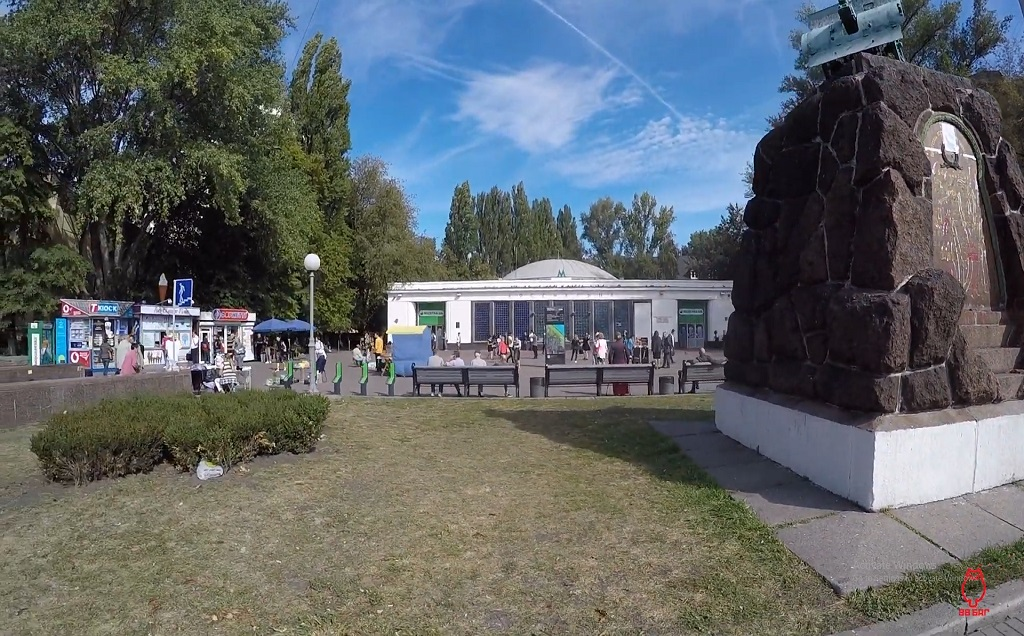
#> input picture object detection/teste.jpg, 1024 x 636 px, given in place of teste.avi, which was not available
$ python 'Detection move.py'
#> lines starting #> are read from the running program, lines starting #| are printed output that depends on the picture; pictures that were not available may be replaced by others from this repository, and a replacement may not be noted
import cv2

# A váriavel que vai receber o frame estático
static_background = None

# 'cv2.VideoCapture' abre o vídeo
video = cv2.VideoCapture("teste.avi")

# Loop infinito
while True:
	# ret é uma variável booleana que retorna verdadeiro se o quadro estiver disponível.
    # frame é um vetor de matriz de imagens capturado com base nos quadros por segundo padrão definidos explícita ou implicitamente, referencia.
    # 'video.read()' retorna o próximo frame do vídeo.
	ret, frame = video.read()
#> frame is the input picture: shape (636, 1024, 3); mean B, G, R 103.4, 100.9, 95.7

	# Finaliza o código quando o vídeo terminar
	if not ret:
		break

	# Faz a conversão de BGR para GRAY.
	gray = cv2.cvtColor(frame, cv2.COLOR_BGR2GRAY)
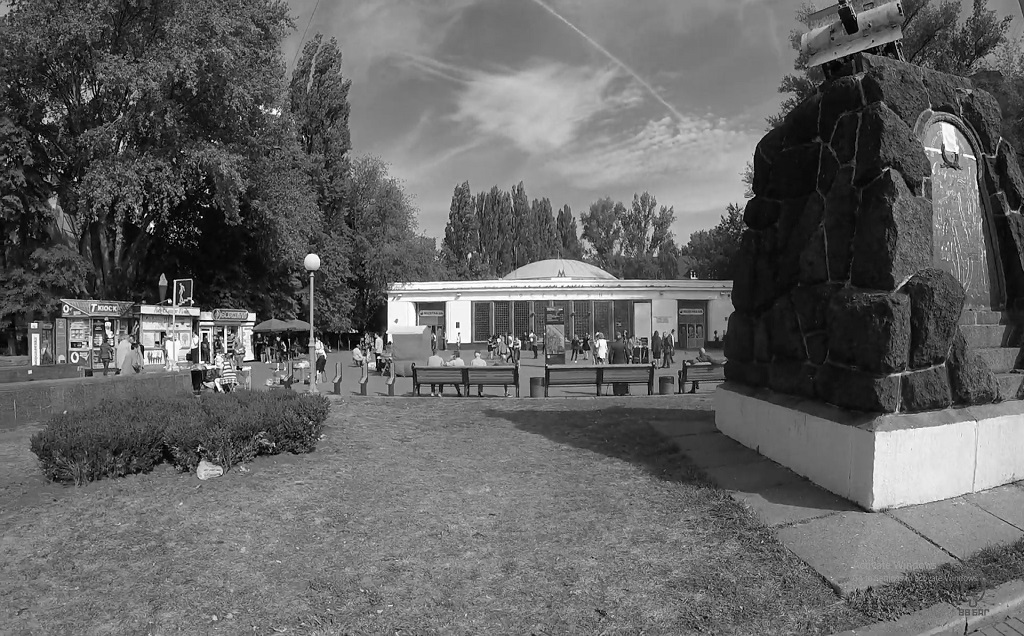
#> gray: shape (636, 1024); min 0, max 255, mean 99.6

	# Faz a suavização para reduzir os ruidos
	gray = cv2.GaussianBlur(gray, (21, 21), 0)
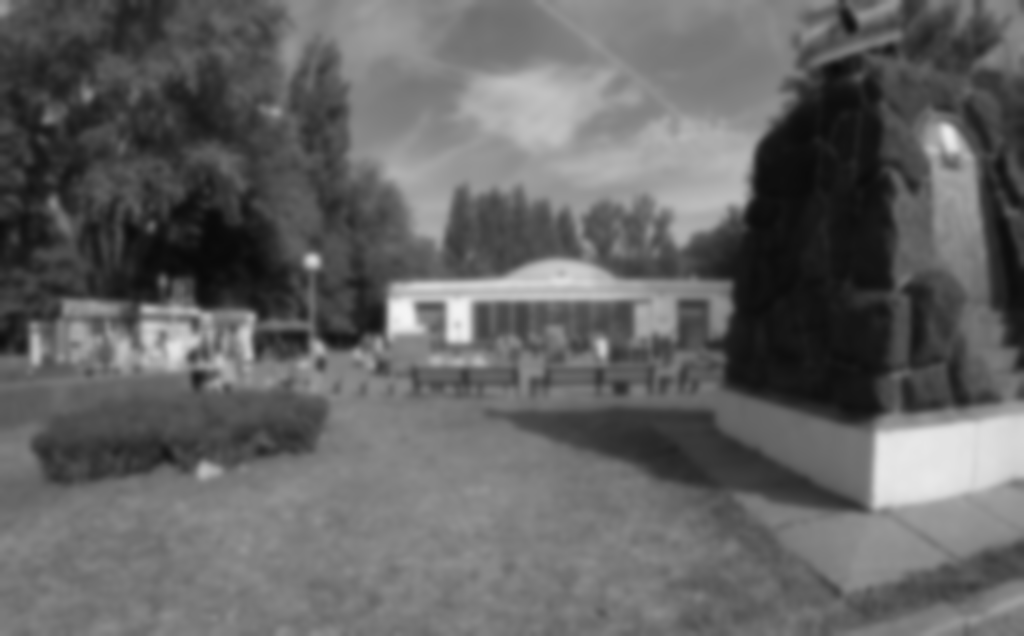
#> gray: shape (636, 1024); min 9, max 245, mean 99.6

	# Altara o fundo para o primeiro frame do vídeo
	if static_background is None:
		static_background = gray
		continue

	# Faz o calulo da diferença entre a imagem estatica e o atual frame
	diff_frame = cv2.absdiff(static_background, gray)

	# Aplicar threshold caso o quadro atual for maior que 30, ele mostrará a cor branca
	thresh_frame = cv2.threshold(diff_frame, 30, 255, cv2.THRESH_BINARY)[1]

	# Aumenta o thereshold para cobrir os pontos pretos
	thresh_frame = cv2.dilate(thresh_frame, None, iterations = 2)

	# Encontra os contornos do objeto
	cnts,_ = cv2.findContours(thresh_frame.copy(), cv2.RETR_EXTERNAL, cv2.CHAIN_APPROX_SIMPLE)

	for contour in cnts:
		# Filtra os contornos
		if cv2.contourArea(contour) < 10000:
			continue

		# Posições
		(x, y, w, h) = cv2.boundingRect(contour)

		# Desenha um retângulo em volta do objeto
		cv2.rectangle(frame, (x, y), (x + w, y + h), (0, 255, 0), 3)


	# Mostra a imagem em preto e branco
	cv2.imshow("Threshold Frame", thresh_frame)

	# Mostra a imagem com os cotornos
	cv2.imshow("Color Frame", frame)

	if cv2.waitKey(1) == ord('q'):
		break


video.release()
cv2.destroyAllWindows()

$ run again, on object detection/2021-05-16(3).jpg
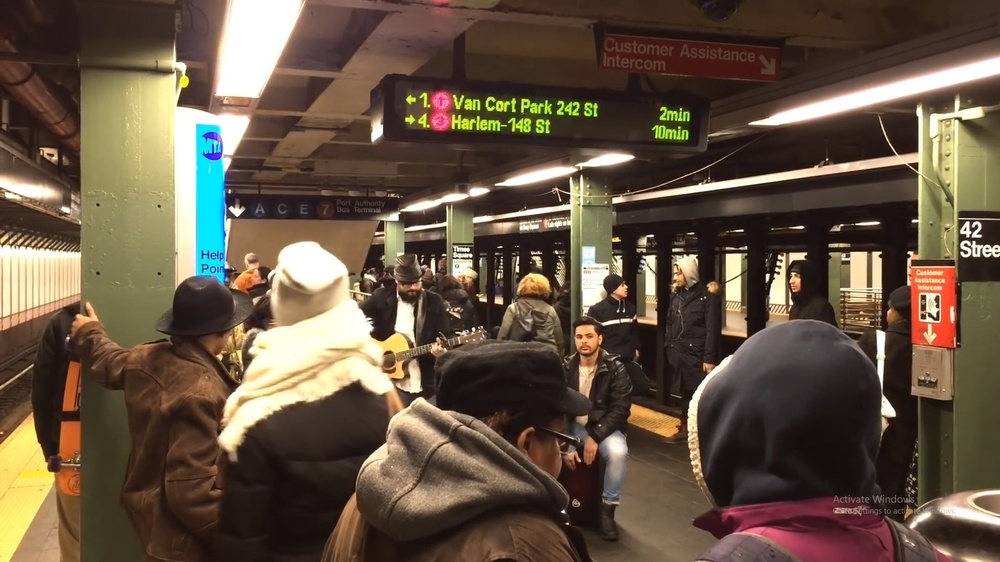
#> input picture object detection/2021-05-16(3).jpg, 1000 x 562 px, shrunk from 1920 x 1079 before the run, given in place of teste.avi, which was not available
#> frame is the input picture: shape (562, 1000, 3); mean B, G, R 67.1, 84.1, 100.9
#> `gray = cv2.cvtColor(frame, cv2.COLOR_BGR2GRAY)`:
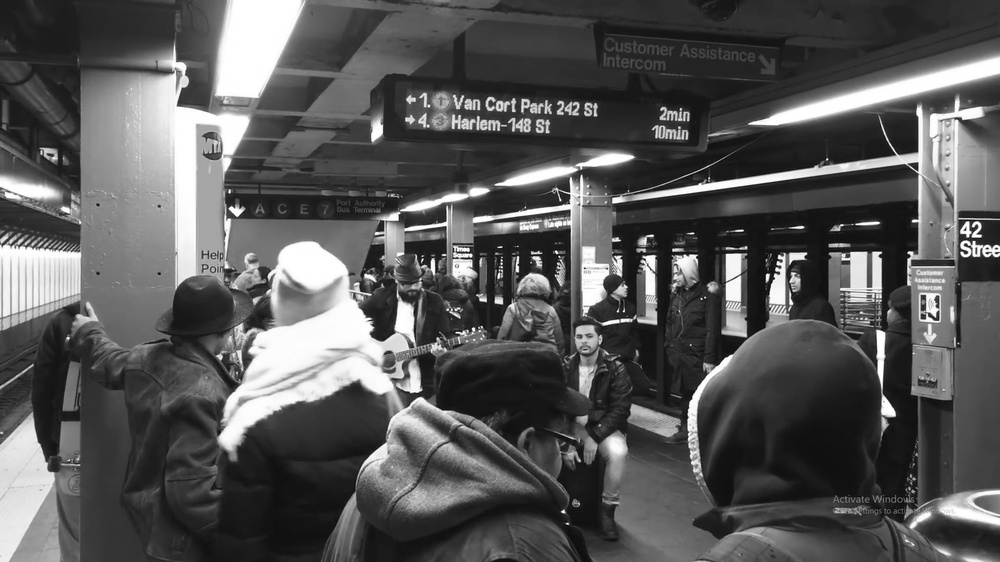
#> gray: shape (562, 1000); min 2, max 255, mean 87.2
#> `gray = cv2.GaussianBlur(gray, (21, 21), 0)`:
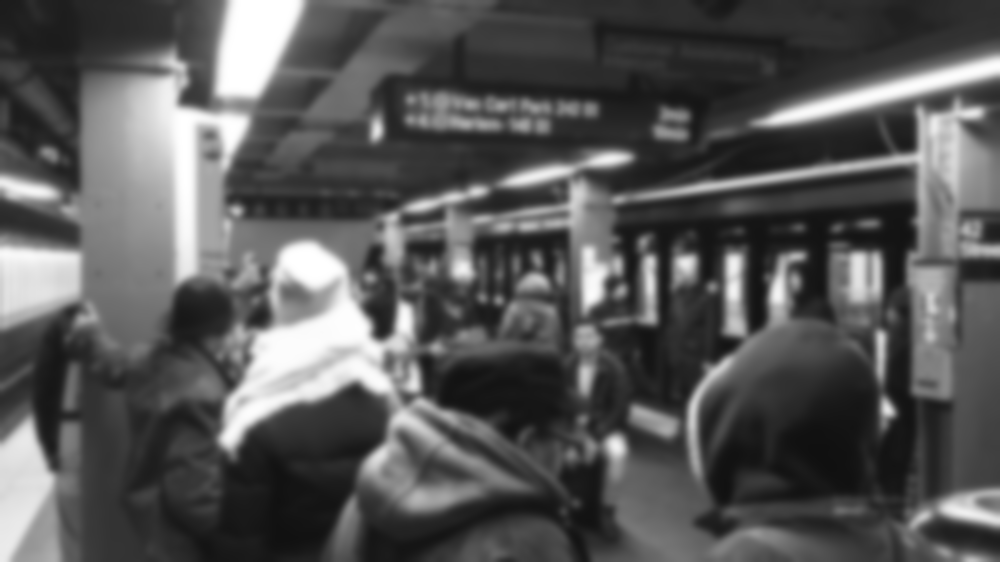
#> gray: shape (562, 1000); min 16, max 255, mean 87.2

$ run again, on object detection/2021-05-16(5).jpg
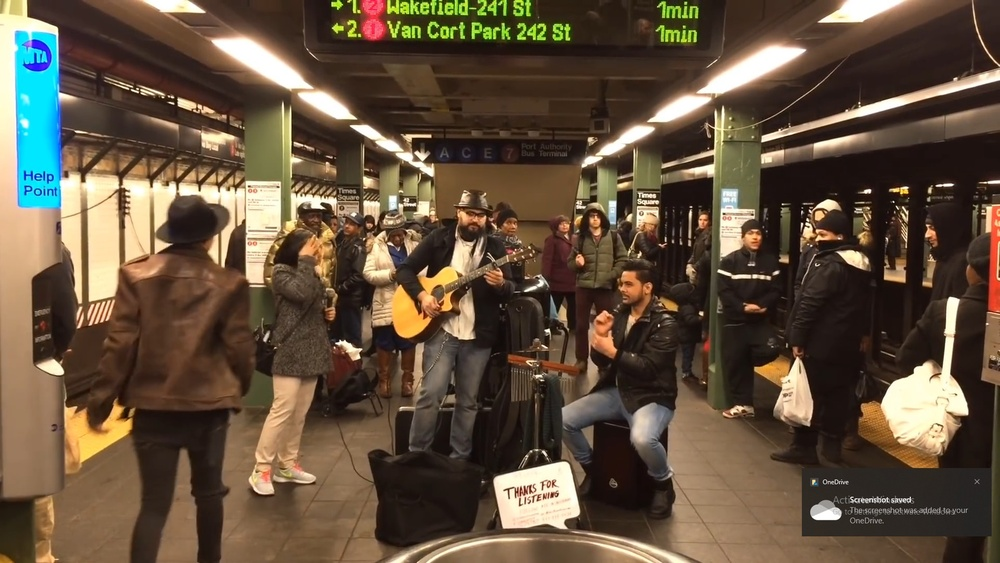
#> input picture object detection/2021-05-16(5).jpg, 1000 x 563 px, shrunk from 1918 x 1079 before the run, given in place of teste.avi, which was not available
#> frame is the input picture: shape (563, 1000, 3); mean B, G, R 62.5, 81.2, 98.2
#> `gray = cv2.cvtColor(frame, cv2.COLOR_BGR2GRAY)`:
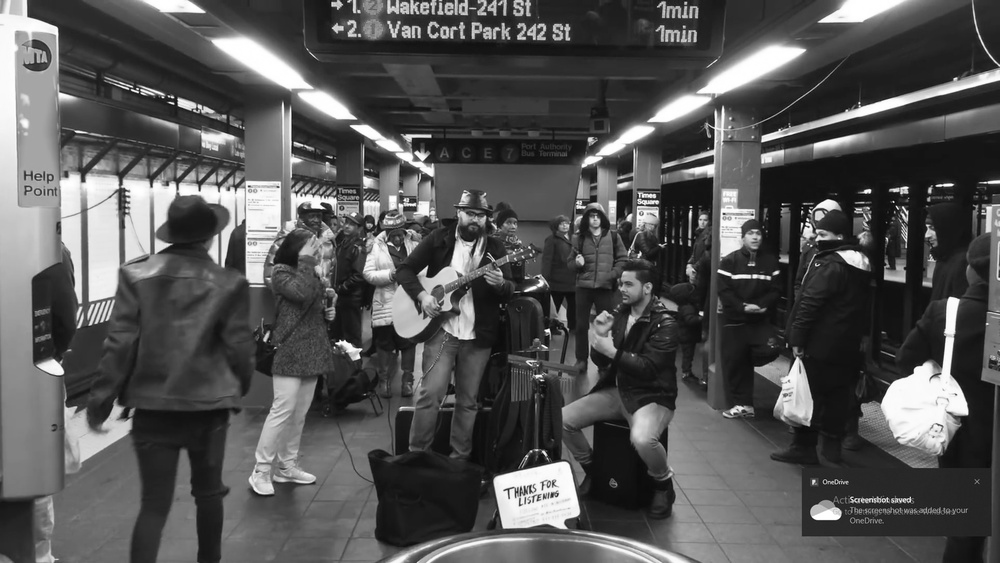
#> gray: shape (563, 1000); min 1, max 255, mean 84.2
#> `gray = cv2.GaussianBlur(gray, (21, 21), 0)`:
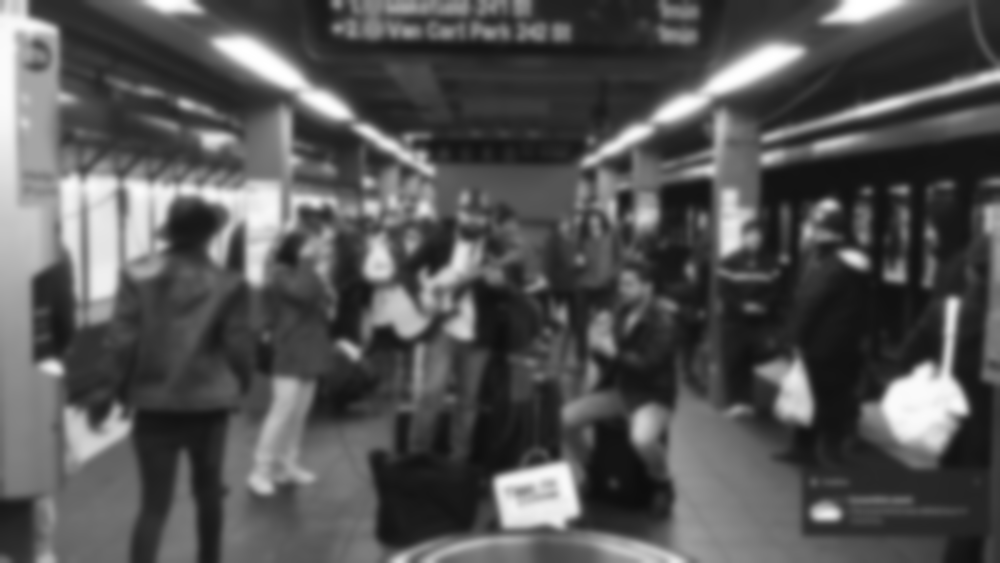
#> gray: shape (563, 1000); min 13, max 255, mean 84.2

$ run again, on object detection/2021-05-16.jpg
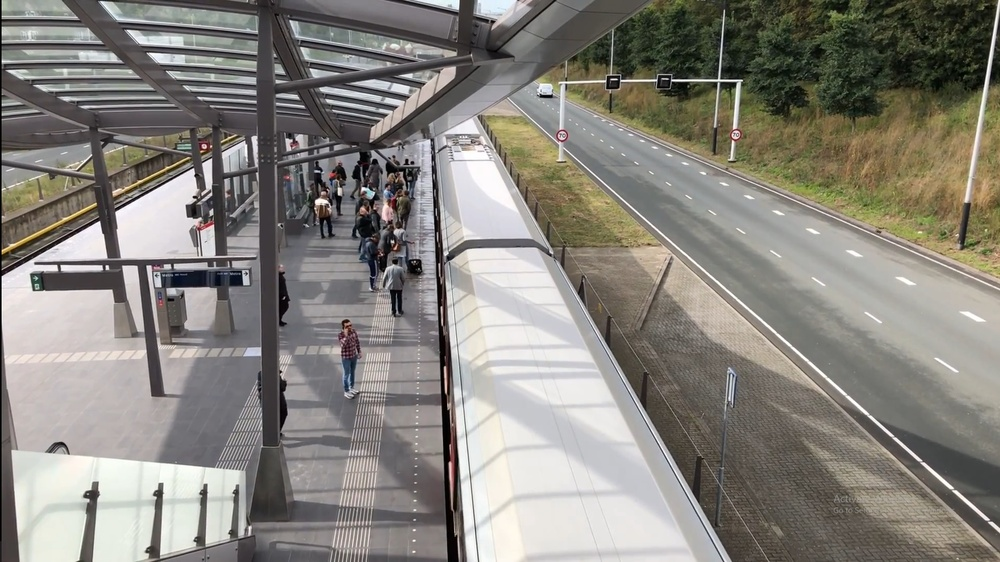
#> input picture object detection/2021-05-16.jpg, 1000 x 562 px, shrunk from 1922 x 1080 before the run, given in place of teste.avi, which was not available
#> frame is the input picture: shape (562, 1000, 3); mean B, G, R 125.4, 132.3, 135.6
#> `gray = cv2.cvtColor(frame, cv2.COLOR_BGR2GRAY)`:
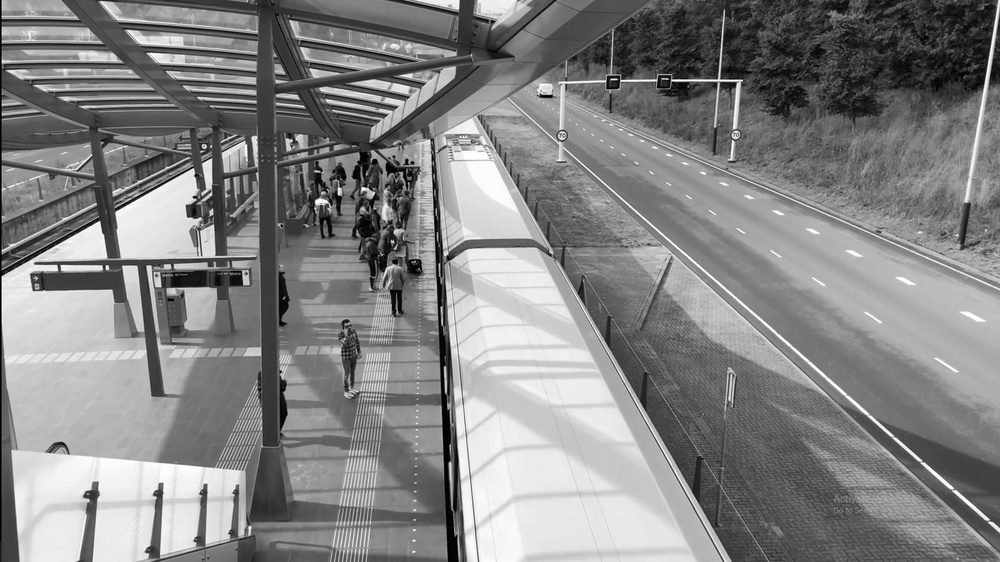
#> gray: shape (562, 1000); min 0, max 255, mean 132.5
#> `gray = cv2.GaussianBlur(gray, (21, 21), 0)`:
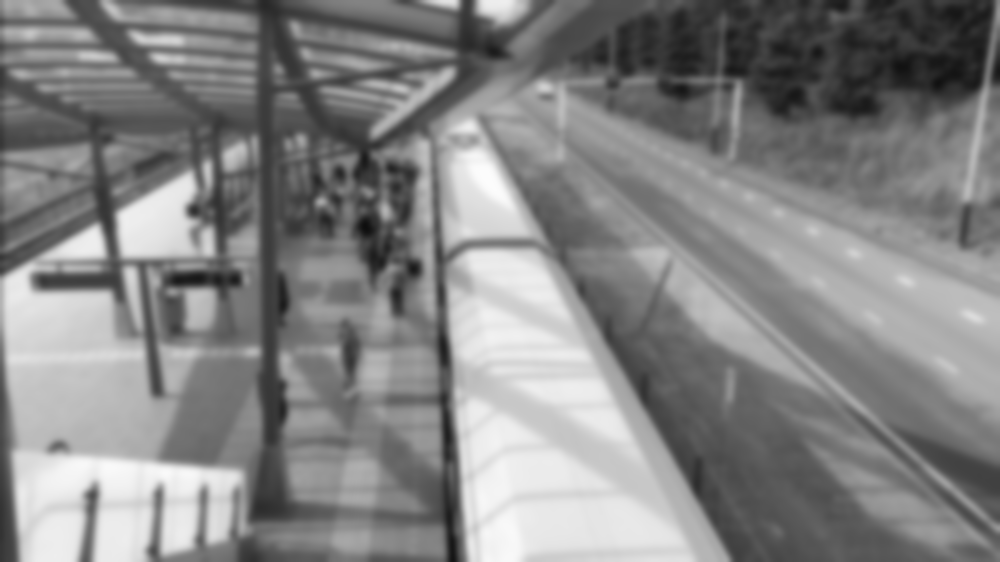
#> gray: shape (562, 1000); min 14, max 252, mean 132.5
